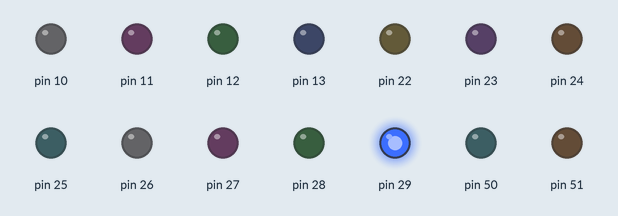
Recording of a sketch running on a simulated Arduino Mega 2560, built with avr-gcc and run on an emulated ATmega2560. Parts: output pins drawn as LEDs (lit = HIGH).

Above: at 0.1 s.
At 4.0 s:
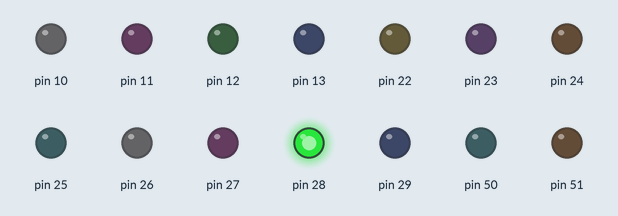
At 9.2 s:
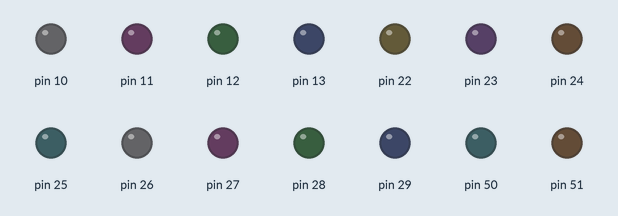
At 18.4 s:
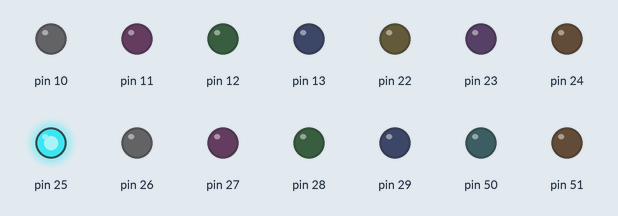
At 27.6 s:
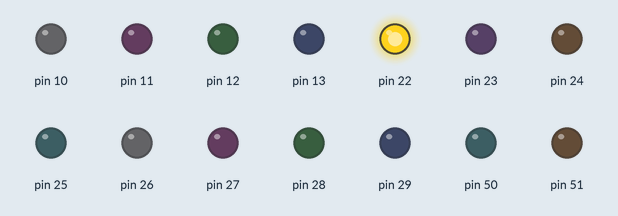
At 38.1 s:
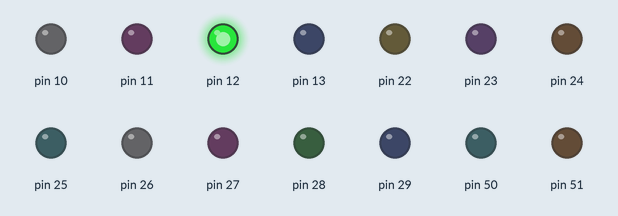
Timing chart, 0 to 40.0 s (numbered marks = the images above):
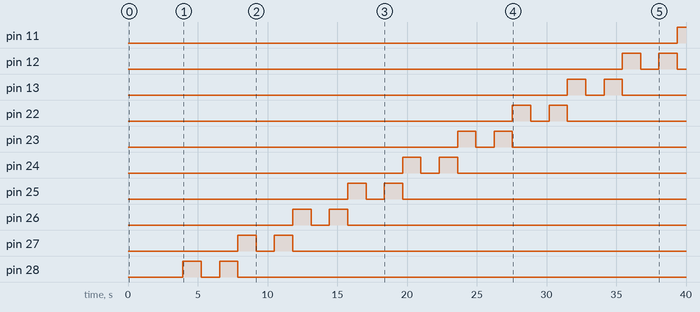

The sketch:

ETALVIS_Problem_04_04.ino
```cpp
//EMBEDDED SYSTEMS PROGRAMMING - GPIO
//LED Control Problems
//SET 04 Problem 03
//Connect 8 LEDs to Port A from bit0 to bit7
//Connect 8 LEDs to Port B from bit0 to bit7
//Problem: Blink one by one all the 16 leds from the  BOTTOM ROW TO TOP ROW
void delay1();//delay function declaration
void row1();
void row2();
void setup() {
  // put your setup code here, to run once:
  volatile char *ddrA, *ddrB;
  ddrA = 0x21;
  ddrB = 0x24;
  *ddrA = 0xFF; //setting entire PORTA as OUTPUT
  *ddrB = 0xFF;//setting entire PORTB as OUTPUT
}

void loop() {
  // put your main code here, to run repeatedly:
  row1();//1st row leds glows
  row2();//2nd row leds glows
}
void row1()
{
  volatile char *outA,a;
  outA = 0x22;
  unsigned char blinka[8] = {0x80, 0x40, 0x20, 0x10, 0x08, 0x04, 0x02, 0x01};
  for (a = 0; a < 8; a++)
  {
    *outA = blinka[a];
    delay1();
    *outA =0x00;
    delay1();
    *outA = blinka[a];
    delay1();
  }
  if(a==8)
  {
    *outA = 0x00;
  }
}
void row2()
{
  volatile char *outB,b;
  outB = 0x25;
  unsigned char blinkb[8] = {0x80, 0x40, 0x20, 0x10, 0x08, 0x04, 0x02, 0x01};
  for (b = 0; b < 8; b++)
  {
    *outB = blinkb[b];
    delay1();
    *outB = 0x00;
    delay1();
    *outB = blinkb[b];
    delay1();
  }
    if(b==8)
  {
    *outB = 0x00;
  }
}
void delay1()
{
  volatile long d;
  for (d = 0; d < 600000; d++);
}
```

Measured:
- by itself, pin 11: LOW → HIGH at 39.4 s
- by itself, pin 12: LOW → HIGH at 35.4 s, → LOW 1.3 s later, → HIGH 1.3 s later, → LOW 1.3 s later, … (4 changes in this stretch)
- by itself, pin 13: LOW → HIGH at 31.5 s, → LOW 1.3 s later, → HIGH 1.3 s later, → LOW 1.3 s later, … (4 changes in this stretch)
- by itself, pin 22: LOW → HIGH at 27.6 s, → LOW 1.3 s later, → HIGH 1.3 s later, → LOW 1.3 s later, … (4 changes in this stretch)
- by itself, pin 23: LOW → HIGH at 23.6 s, → LOW 1.3 s later, → HIGH 1.3 s later, → LOW 1.3 s later, … (4 changes in this stretch)
- by itself, pin 24: LOW → HIGH at 19.7 s, → LOW 1.3 s later, → HIGH 1.3 s later, → LOW 1.3 s later, … (4 changes in this stretch)
- by itself, pin 25: LOW → HIGH at 15.8 s, → LOW 1.3 s later, → HIGH 1.3 s later, → LOW 1.3 s later, … (4 changes in this stretch)
- by itself, pin 26: LOW → HIGH at 11.8 s, → LOW 1.3 s later, → HIGH 1.3 s later, → LOW 1.3 s later, … (4 changes in this stretch)
